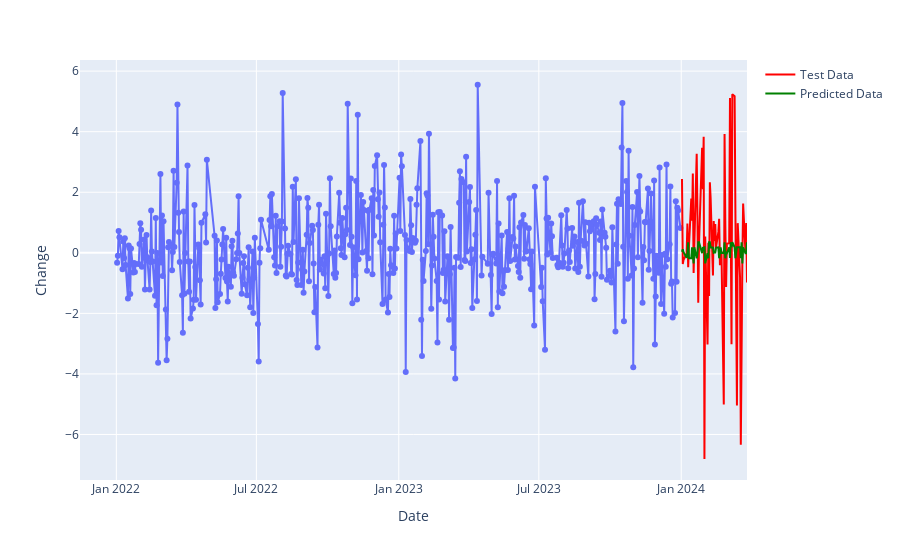

The notebook cell this image was saved under:
### Code cell
import plotly.express as px
fig = px.line(train, x="Date", y="Change", markers=True)
fig.add_scatter(x=test["Date"], y=test["Change"], mode="lines", name="Test Data",line_color="red")
fig.add_scatter(x=test["Date"], y=test["pred"], mode="lines", name="Predicted Data", line_color="green")

fig.show()
